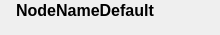
<ui version="4.0" >
 <class>containerWidget</class>
 <widget class="QWidget" name="containerWidget" >
  <property name="geometry" >
   <rect>
    <x>0</x>
    <y>0</y>
    <width>220</width>
    <height>35</height>
   </rect>
  </property>
  <property name="windowTitle" >
   <string>Form</string>
  </property>
  <widget class="QLabel" name="label" >
   <property name="geometry" >
    <rect>
     <x>0</x>
     <y>0</y>
     <width>170</width>
     <height>21</height>
    </rect>
   </property>
   <property name="sizePolicy" >
    <sizepolicy vsizetype="Fixed" hsizetype="Preferred" >
     <horstretch>0</horstretch>
     <verstretch>0</verstretch>
    </sizepolicy>
   </property>
   <property name="font" >
    <font>
     <pointsize>12</pointsize>
     <weight>75</weight>
     <bold>true</bold>
    </font>
   </property>
   <property name="frameShape" >
    <enum>QFrame::NoFrame</enum>
   </property>
   <property name="frameShadow" >
    <enum>QFrame::Plain</enum>
   </property>
   <property name="text" >
    <string>&lt;font color=black>NodeNameDefault&lt;/color></string>
   </property>
   <property name="textFormat" >
    <enum>Qt::RichText</enum>
   </property>
   <property name="scaledContents" >
    <bool>false</bool>
   </property>
   <property name="alignment" >
    <set>Qt::AlignCenter</set>
   </property>
  </widget>
 </widget>
 <resources/>
 <connections/>
</ui>
